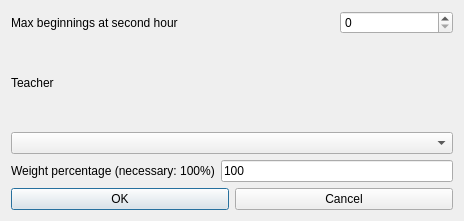
<?xml version="1.0" encoding="UTF-8"?>
<ui version="4.0">
 <class>ModifyConstraintTeacherMorningsEarlyMaxBeginningsAtSecondHourForm_template</class>
 <widget class="QDialog" name="ModifyConstraintTeacherMorningsEarlyMaxBeginningsAtSecondHourForm_template">
  <property name="geometry">
   <rect>
    <x>0</x>
    <y>0</y>
    <width>464</width>
    <height>221</height>
   </rect>
  </property>
  <property name="windowTitle">
   <string extracomment="This is the title of the dialog to modify a constraint of this type">Modify teacher mornings early max beginnings at second hour</string>
  </property>
  <layout class="QGridLayout" name="gridLayout">
   <item row="3" column="1" colspan="2">
    <widget class="QLineEdit" name="weightLineEdit">
     <property name="text">
      <string notr="true">100</string>
     </property>
    </widget>
   </item>
   <item row="0" column="2">
    <widget class="QSpinBox" name="maxBeginningsSpinBox"/>
   </item>
   <item row="1" column="0" colspan="3">
    <widget class="QLabel" name="teacherTextLabel">
     <property name="frameShape">
      <enum>QFrame::NoFrame</enum>
     </property>
     <property name="frameShadow">
      <enum>QFrame::Plain</enum>
     </property>
     <property name="text">
      <string>Teacher</string>
     </property>
     <property name="wordWrap">
      <bool>false</bool>
     </property>
    </widget>
   </item>
   <item row="2" column="0" colspan="3">
    <widget class="QComboBox" name="teachersComboBox">
     <property name="editable">
      <bool>false</bool>
     </property>
     <property name="insertPolicy">
      <enum>QComboBox::NoInsert</enum>
     </property>
     <property name="duplicatesEnabled">
      <bool>false</bool>
     </property>
    </widget>
   </item>
   <item row="4" column="0" colspan="3">
    <layout class="QHBoxLayout">
     <item>
      <widget class="QPushButton" name="okPushButton">
       <property name="text">
        <string>OK</string>
       </property>
      </widget>
     </item>
     <item>
      <widget class="QPushButton" name="cancelPushButton">
       <property name="text">
        <string>Cancel</string>
       </property>
      </widget>
     </item>
    </layout>
   </item>
   <item row="0" column="0" colspan="2">
    <widget class="QLabel" name="maxBeginningsTextLabel">
     <property name="frameShape">
      <enum>QFrame::NoFrame</enum>
     </property>
     <property name="frameShadow">
      <enum>QFrame::Plain</enum>
     </property>
     <property name="text">
      <string>Max beginnings at second hour</string>
     </property>
     <property name="wordWrap">
      <bool>false</bool>
     </property>
    </widget>
   </item>
   <item row="3" column="0">
    <widget class="QLabel" name="weightTextLabel">
     <property name="frameShape">
      <enum>QFrame::NoFrame</enum>
     </property>
     <property name="frameShadow">
      <enum>QFrame::Plain</enum>
     </property>
     <property name="text">
      <string>Weight percentage (necessary: 100%)</string>
     </property>
     <property name="wordWrap">
      <bool>false</bool>
     </property>
    </widget>
   </item>
  </layout>
 </widget>
 <layoutdefault spacing="6" margin="11"/>
 <resources/>
 <connections/>
</ui>
